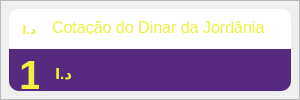
              <widget class="QFrame" name="frame_40">
               <property name="minimumSize">
                <size>
                 <width>300</width>
                 <height>0</height>
                </size>
               </property>
               <property name="maximumSize">
                <size>
                 <width>300</width>
                 <height>16777215</height>
                </size>
               </property>
               <property name="styleSheet">
                <string notr="true"/>
               </property>
               <property name="frameShape">
                <enum>QFrame::StyledPanel</enum>
               </property>
               <property name="frameShadow">
                <enum>QFrame::Raised</enum>
               </property>
               <layout class="QVBoxLayout" name="verticalLayout_24">
                <property name="spacing">
                 <number>0</number>
                </property>
                <property name="leftMargin">
                 <number>8</number>
                </property>
                <property name="topMargin">
                 <number>8</number>
                </property>
                <property name="rightMargin">
                 <number>8</number>
                </property>
                <property name="bottomMargin">
                 <number>8</number>
                </property>
                <item>
                 <widget class="QFrame" name="frame_51">
                  <property name="styleSheet">
                   <string notr="true">background-color: rgb(255, 255, 255);
border-radius:10px;</string>
                  </property>
                  <property name="frameShape">
                   <enum>QFrame::StyledPanel</enum>
                  </property>
                  <property name="frameShadow">
                   <enum>QFrame::Raised</enum>
                  </property>
                  <layout class="QVBoxLayout" name="verticalLayout_59">
                   <property name="spacing">
                    <number>0</number>
                   </property>
                   <property name="leftMargin">
                    <number>0</number>
                   </property>
                   <property name="topMargin">
                    <number>0</number>
                   </property>
                   <property name="rightMargin">
                    <number>0</number>
                   </property>
                   <property name="bottomMargin">
                    <number>0</number>
                   </property>
                   <item>
                    <widget class="QFrame" name="frame_85">
                     <property name="minimumSize">
                      <size>
                       <width>0</width>
                       <height>40</height>
                      </size>
                     </property>
                     <property name="maximumSize">
                      <size>
                       <width>16777215</width>
                       <height>40</height>
                      </size>
                     </property>
                     <property name="frameShape">
                      <enum>QFrame::StyledPanel</enum>
                     </property>
                     <property name="frameShadow">
                      <enum>QFrame::Raised</enum>
                     </property>
                     <widget class="QLabel" name="label_45">
                      <property name="geometry">
                       <rect>
                        <x>43</x>
                        <y>10</y>
                        <width>220</width>
                        <height>16</height>
                       </rect>
                      </property>
                      <property name="font">
                       <font>
                        <pointsize>12</pointsize>
                       </font>
                      </property>
                      <property name="styleSheet">
                       <string notr="true">color: rgb(240, 240, 63);</string>
                      </property>
                      <property name="text">
                       <string>Cotação do Dinar da Jordânia</string>
                      </property>
                     </widget>
                     <widget class="QLabel" name="label_83">
                      <property name="geometry">
                       <rect>
                        <x>0</x>
                        <y>0</y>
                        <width>40</width>
                        <height>41</height>
                       </rect>
                      </property>
                      <property name="text">
                       <string/>
                      </property>
                      <property name="pixmap">
                       <pixmap>../../../../3D Objects/ControleFinanceiro/System/img/synchronize_40px.png</pixmap>
                      </property>
                     </widget>
                     <widget class="QLabel" name="label_84">
                      <property name="geometry">
                       <rect>
                        <x>7</x>
                        <y>10</y>
                        <width>20</width>
                        <height>20</height>
                       </rect>
                      </property>
                      <property name="font">
                       <font>
                        <bold>true</bold>
                       </font>
                      </property>
                      <property name="styleSheet">
                       <string notr="true">color: rgb(240, 240, 63);</string>
                      </property>
                      <property name="text">
                       <string>د.ا</string>
                      </property>
                     </widget>
                    </widget>
                   </item>
                   <item>
                    <widget class="QFrame" name="frame_86">
                     <property name="styleSheet">
                      <string notr="true">background-color: rgb(85, 42, 127);
border-top-left-radius: 0px;
border-top-right-radius: 0px;</string>
                     </property>
                     <property name="frameShape">
                      <enum>QFrame::StyledPanel</enum>
                     </property>
                     <property name="frameShadow">
                      <enum>QFrame::Raised</enum>
                     </property>
                     <widget class="QLabel" name="label_47">
                      <property name="geometry">
                       <rect>
                        <x>10</x>
                        <y>5</y>
                        <width>20</width>
                        <height>40</height>
                       </rect>
                      </property>
                      <property name="font">
                       <font>
                        <pointsize>31</pointsize>
                        <bold>true</bold>
                       </font>
                      </property>
                      <property name="styleSheet">
                       <string notr="true">color: #FFF0F03F;</string>
                      </property>
                      <property name="text">
                       <string>1</string>
                      </property>
                     </widget>
                     <widget class="QLabel" name="label_48">
                      <property name="geometry">
                       <rect>
                        <x>21</x>
                        <y>100</y>
                        <width>160</width>
                        <height>15</height>
                       </rect>
                      </property>
                      <property name="styleSheet">
                       <string notr="true">color: rgb(182, 182, 182)</string>
                      </property>
                      <property name="text">
                       <string>Quotation date: 01/09/2022</string>
                      </property>
                     </widget>
                     <widget class="QLabel" name="label_50">
                      <property name="geometry">
                       <rect>
                        <x>20</x>
                        <y>67</y>
                        <width>210</width>
                        <height>30</height>
                       </rect>
                      </property>
                      <property name="font">
                       <font>
                        <pointsize>18</pointsize>
                        <bold>true</bold>
                       </font>
                      </property>
                      <property name="styleSheet">
                       <string notr="true">color: rgb(90, 173, 253);</string>
                      </property>
                      <property name="text">
                       <string>604,49 AOA</string>
                      </property>
                     </widget>
                     <widget class="QLabel" name="label_40">
                      <property name="geometry">
                       <rect>
                        <x>30</x>
                        <y>6</y>
                        <width>50</width>
                        <height>41</height>
                       </rect>
                      </property>
                      <property name="text">
                       <string/>
                      </property>
                      <property name="pixmap">
                       <pixmap>../../../../3D Objects/ControleFinanceiro/System/img/round_50px.png</pixmap>
                      </property>
                     </widget>
                     <widget class="QLabel" name="label_159">
                      <property name="geometry">
                       <rect>
                        <x>43</x>
                        <y>15</y>
                        <width>20</width>
                        <height>20</height>
                       </rect>
                      </property>
                      <property name="font">
                       <font>
                        <pointsize>11</pointsize>
                        <bold>true</bold>
                       </font>
                      </property>
                      <property name="styleSheet">
                       <string notr="true">color: rgb(240, 240, 63);</string>
                      </property>
                      <property name="text">
                       <string>د.ا</string>
                      </property>
                     </widget>
                    </widget>
                   </item>
                  </layout>
                 </widget>
                </item>
               </layout>
              </widget>
